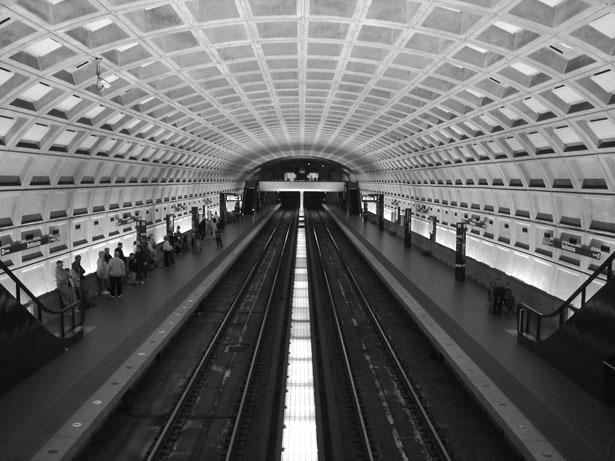
#> input picture MATPLOTLIBexcercises/dc_metro.JPG, 615 x 461 px
$ python plotting.py
#> lines starting #> are read from the running program, lines starting #| are printed output that depends on the picture
# Copyright 2015 Enthought, Inc. All Rights Reserved
"""
Plotting
--------

In PyLab, create a plot display that looks like the following:

.. image:: plotting/sample_plots.png

`Photo credit: David Fettig
<http://www.publicdomainpictures.net/view-image.php?image=507>`_


This is a 2x2 layout, with 3 slots occupied.

1. Sine function, with blue solid line; cosine with red '+' markers; the
   extents fit the plot exactly. Hint: see the axis() function for setting the
   extents.
2. Sine function, with gridlines, axis labels, and title; the extents fit the
   plot exactly.
3. Image with color map; the extents run from -10 to 10, rather than the
   default.

Save the resulting plot image to a file. (Use a different file name, so you
don't overwrite the sample.)

The color map in the example is 'winter'; use 'cm.<tab>' to list the available
ones, and experiment to find one you like.

Start with the following statements::

    from matplotlib.pyplot import imread

    x = linspace(0, 2*pi, 101)
    s = sin(x)
    c = cos(x)

    img = imread('dc_metro.jpg')

Tip: If you find that the label of one plot overlaps another plot, try adding
a call to `tight_layout()` to your script.

Bonus
~~~~~

4. The `subplot()` function returns an axes object, which can be assigned to
   the `sharex` and `sharey` keyword arguments of another subplot() function
   call.  E.g.::

       ax1 = subplot(2,2,1)
       ...
       subplot(2,2,2, sharex=ax1, sharey=ax1)

   Make this modification to your script, and explore the consequences.
   Hint: try panning and zooming in the subplots.

See :ref:`plotting-solution`.
"""


# The following imports are *not* needed in PyLab, but are needed in this file.
from numpy import linspace, pi, sin, cos
from matplotlib.pyplot import (plot, subplot, cm, imread, imshow, xlabel,
                              ylabel, title, grid, axis, show, savefig, gcf,
                              figure, close, tight_layout)
import matplotlib.pyplot as plt


x = linspace(0, 2 * pi, 101)
s = sin(x)
c = cos(x)

img = imread('dc_metro.JPG')
#> img is the input picture: shape (461, 615); min 0, max 255, mean 105.8

# Define a figure with 2 columns and 2 rows.
fig, axes = plt.subplots(nrows=2, ncols=2, figsize=(4, 4), dpi=100)
plt.subplot(2, 2, 1)   # plot #1 is active
#1. Sine function, with blue solid line; cosine with red '+' markers; the
 #  extents fit the plot exactly. Hint: see the axis() function for setting the
 #  extents.
plt.plot(x, s)
plt.show()
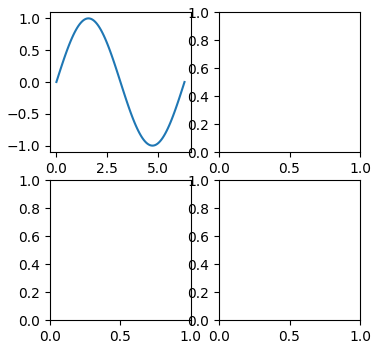
#> figure drawn by matplotlib, 1 panel; curve peaks at x = 1.57, y = 1


# Solutions in https://www.youtube.com/embed/1zmV8lZsHF4?start=3141&end=3508
